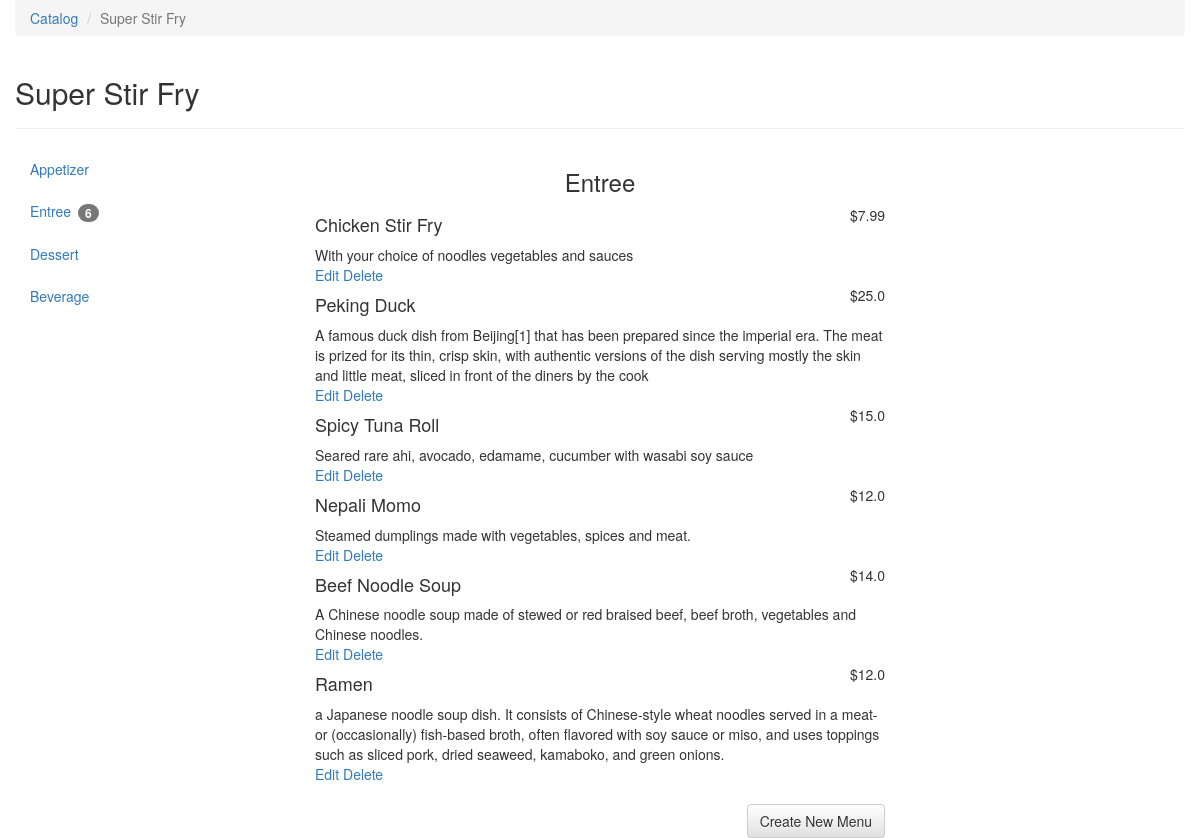
The page /restaurants/2/menu/ on the database its author committed.
### project/database_setup.py (models this page shows, shortened)
class Restaurant(Base):
    __tablename__ = 'restaurant'
    id = Column(Integer, primary_key=True)
    name = Column(String(250), nullable=False)

class MenuItem(Base):
    __tablename__ = 'menu_item'
    name = Column(String(80), nullable=False)
    id = Column(Integer, primary_key=True)
    description = Column(String(250))
    price = Column(Float)
    course = Column(String(250))
    restaurant_id = Column(Integer, ForeignKey('restaurant.id'))
    restaurant = relationship(Restaurant)

### project/project.py (the view)
@app.route('/restaurants/<int:restaurant_id>/')
@app.route('/restaurants/<int:restaurant_id>/menu/')
def restaurantMenu(restaurant_id):
    try:
        restaurant = session.query(Restaurant).filter_by(id=restaurant_id).one()
        menuItemsQuery = session.query(MenuItem).filter_by(restaurant_id=restaurant_id).order_by(MenuItem.course.asc()).all()
        menuItems = dict()
        for m in menuItemsQuery:
            l = menuItems.get(m.course, list())
            l.append(m)
            menuItems[m.course] = l
        return render_template('restaurantMenu.html', restaurant=restaurant, menuItems=menuItems)
    except exc.NoResultFound:
        return redirect(url_for('mainPage'))

### project/templates/restaurantMenu.html (shortened to what this page needs)
{% extends "base.html" %}
{% block content %}
<ol class="breadcrumb">
  <li><a href="{{url_for('mainPage')}}">Catalog</a></li>
  <li class="active">{{restaurant.name}}</li>
</ol>
<div class="page-header">
	<h2> {{restaurant.name}} </h2>
</div>
<div class="row">
	<div class="col-md-3 hidden-sm hidden-xs">
		<ul class="nav nav-pills nav-stacked" role="tablist">
  			<li role="presentation">
  				<a href="#appetizer">Appetizer
  				</a>
			</li>
  			<li role="presentation">
  				<a href="#entree">Entree
  					{% if menuItems.get('Entree') and menuItems.get('Entree')|length > 0 %}
  						<span class="badge">{{menuItems.get('Entree')|length}}</span>
  					{% endif %}
  				</a>
			</li>
  			<li role="presentation">
  				<a href="#dessert">Dessert
  				</a>
			</li>
  			<li role="presentation">
  				<a href="#beverage">Beverage
  				</a>
			</li>
		</ul>
	</div>
	<div class="col-md-6">
		{% if menuItems.get('Entree') %}
			<h3 id="entree" class="text-center">Entree</h3>
			{% for menu in menuItems.get('Entree') %}
				<div class="row">
					<div class="col-md-9"><h4>{{menu.name}}</h4></div>
					<div class="col-md-3 text-right">&#36;{{menu.price}}</div>
					<div class="col-md-12">
						{{menu.description}} <br>
						<a href="{{url_for('restaurantMenuItemEdit', restaurant_id=restaurant.id, menu_id=menu.id)}}">Edit</a>
						<a href="{{url_for('restaurantMenuItemDelete', restaurant_id=restaurant.id, menu_id=menu.id)}}">Delete</a>
					</div>
				</div>
			{% endfor %}
		{% endif %}
		<br>
		<div class="text-right">
			<a href="{{url_for('restaurantMenuItemNew', restaurant_id=restaurant.id)}}" class="btn btn-default">Create New Menu</a>
		</div>
	</div>
	<div class="col-md-3 hidden-sm hidden-xs">
	</div>
</div>
{% endblock %}

### rows shown on the page
Restaurant: name "Super Stir Fry"
MenuItem: name "Chicken Stir Fry", price "7.99", description "With your choice of noodles vegetables and sauces"
MenuItem: name "Peking Duck", price "25.0", description "A famous duck dish from Beijing[1] that has been prepared since the imperial era. The meat is prized for its thin, crisp skin, with authentic versions of the dish serving mostly the skin and little meat, sliced in front of the diners by the cook"
MenuItem: name "Spicy Tuna Roll", price "15.0", description "Seared rare ahi, avocado, edamame, cucumber with wasabi soy sauce"
MenuItem: name "Nepali Momo", price "12.0", description "Steamed dumplings made with vegetables, spices and meat."
MenuItem: name "Beef Noodle Soup", price "14.0", description "A Chinese noodle soup made of stewed or red braised beef, beef broth, vegetables and Chinese noodles."
MenuItem: name "Ramen", price "12.0", description "a Japanese noodle soup dish. It consists of Chinese-style wheat noodles served in a meat- or (occasionally) fish-based broth, often flavored with soy sauce or miso, and uses toppings such as sliced pork, dried seaweed, kamaboko, and green onions."

### other values the page prints
{{ menuItems.get('Entree')|length }} "6"
